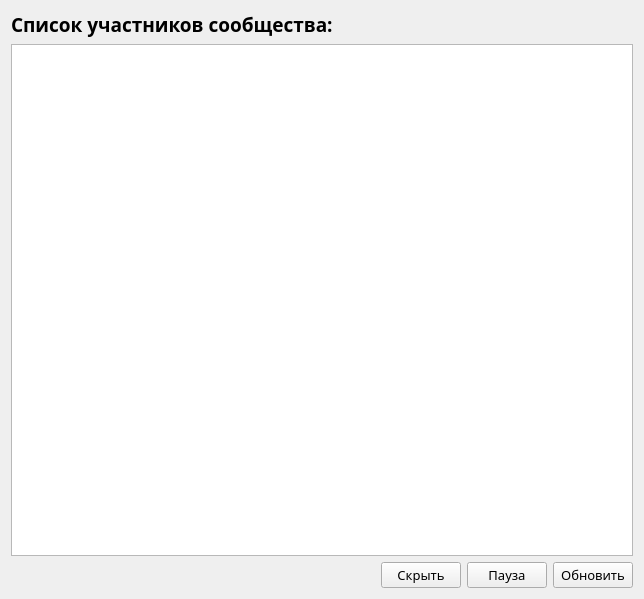
<?xml version="1.0" encoding="UTF-8"?>
<ui version="4.0">
 <class>Form</class>
 <widget class="QWidget" name="Form">
  <property name="geometry">
   <rect>
    <x>0</x>
    <y>0</y>
    <width>644</width>
    <height>599</height>
   </rect>
  </property>
  <property name="windowTitle">
   <string>Form</string>
  </property>
  <layout class="QGridLayout" name="gridLayout">
   <item row="0" column="0">
    <layout class="QHBoxLayout" name="horizontalLayout">
     <item>
      <widget class="QLabel" name="subscrTitle">
       <property name="font">
        <font>
         <family>Century Gothic</family>
         <pointsize>14</pointsize>
         <weight>75</weight>
         <bold>true</bold>
        </font>
       </property>
       <property name="text">
        <string>Список участников сообщества:</string>
       </property>
      </widget>
     </item>
     <item>
      <widget class="QLabel" name="error_msg">
       <property name="sizePolicy">
        <sizepolicy hsizetype="Expanding" vsizetype="Preferred">
         <horstretch>0</horstretch>
         <verstretch>0</verstretch>
        </sizepolicy>
       </property>
       <property name="font">
        <font>
         <family>Century Gothic</family>
         <pointsize>14</pointsize>
        </font>
       </property>
       <property name="text">
        <string/>
       </property>
      </widget>
     </item>
    </layout>
   </item>
   <item row="2" column="0">
    <layout class="QHBoxLayout" name="horizontalLayout_2">
     <item>
      <spacer name="horizontalSpacer">
       <property name="orientation">
        <enum>Qt::Horizontal</enum>
       </property>
       <property name="sizeHint" stdset="0">
        <size>
         <width>40</width>
         <height>20</height>
        </size>
       </property>
      </spacer>
     </item>
     <item>
      <widget class="QPushButton" name="back_btn">
       <property name="sizePolicy">
        <sizepolicy hsizetype="Fixed" vsizetype="Fixed">
         <horstretch>0</horstretch>
         <verstretch>0</verstretch>
        </sizepolicy>
       </property>
       <property name="font">
        <font>
         <family>Century Gothic</family>
         <pointsize>10</pointsize>
         <weight>50</weight>
         <bold>false</bold>
        </font>
       </property>
       <property name="text">
        <string>Скрыть</string>
       </property>
       <property name="shortcut">
        <string>Esc</string>
       </property>
      </widget>
     </item>
     <item>
      <widget class="QPushButton" name="pause_btn">
       <property name="sizePolicy">
        <sizepolicy hsizetype="Fixed" vsizetype="Fixed">
         <horstretch>0</horstretch>
         <verstretch>0</verstretch>
        </sizepolicy>
       </property>
       <property name="font">
        <font>
         <family>Century Gothic</family>
         <pointsize>10</pointsize>
         <weight>50</weight>
         <bold>false</bold>
        </font>
       </property>
       <property name="text">
        <string>Пауза</string>
       </property>
      </widget>
     </item>
     <item>
      <widget class="QPushButton" name="update_info">
       <property name="sizePolicy">
        <sizepolicy hsizetype="Fixed" vsizetype="Fixed">
         <horstretch>0</horstretch>
         <verstretch>0</verstretch>
        </sizepolicy>
       </property>
       <property name="font">
        <font>
         <family>Century Gothic</family>
         <pointsize>10</pointsize>
         <weight>50</weight>
         <bold>false</bold>
        </font>
       </property>
       <property name="text">
        <string>Обновить</string>
       </property>
       <property name="shortcut">
        <string>Return</string>
       </property>
      </widget>
     </item>
    </layout>
   </item>
   <item row="1" column="0">
    <widget class="QTextEdit" name="followers_info">
     <property name="font">
      <font>
       <family>Century Gothic</family>
       <pointsize>13</pointsize>
      </font>
     </property>
     <property name="readOnly">
      <bool>true</bool>
     </property>
    </widget>
   </item>
  </layout>
 </widget>
 <resources/>
 <connections/>
</ui>
